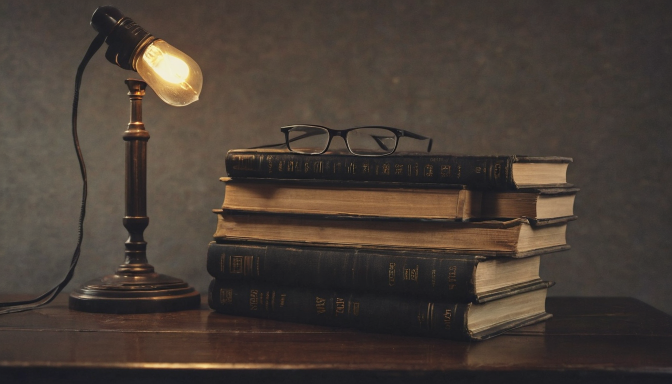
#> input picture F의연애/샘플/스톡혼합/images/R01.png, 1344 x 768 px (shown at 1/2 size)
$ python make_photos_v2.py '../../샘플/스톡혼합/images/R01.png' '../../샘플/스톡혼합/images/R01.png' '../../샘플/스톡혼합/images/R01.png'
#> lines starting #> are read from the running program, lines starting #| are printed output that depends on the picture
# Photos the owner sent for v2 (2026-10-24): "심리학자 존 볼비 연구팀은" and "행동경제학자 댄 애리얼리는" show these
# instead of the profile icon ("뒷 배경 사진을 첨부한 사진으로 넣어줘", "첨부한 두번째 사진을 배경으로 써주셈").
# The files are small (646x475, 560x373): stretched over 1920x1080 they would be 3x enlarged and soft, so each is
# placed whole in the middle at about 1.7x, on a blurred, darkened copy of itself that fills the 16:9 frame.
# The owner's photos are not committed (rights stay with the owner); the output goes to work/img/.
# usage: make_photos_v2.py bowlby.png ariely.png out_dir
import sys
from PIL import Image, ImageEnhance, ImageFilter

W, H = 1920, 1080


def compose(src, out, height=820, y_mid=0.47):
#> called with src = '../../샘플/스톡혼합/images/R01.png', height = 820, y_mid = 0.47
    im = Image.open(src).convert("RGB")
#> im is the input picture: PIL image 1344x768 RGB; mean R, G, B 73, 62, 54
    w, h = im.size
#> w = 1344; h = 768
    k = max(W / w, H / h)                                   # background: cover the frame, blur, darken
#> k = 1.43
    bg = im.resize((round(w * k), round(h * k)), Image.LANCZOS)
    x0, y0 = (bg.width - W) // 2, (bg.height - H) // 2
#> x0 = 0; y0 = 8
    bg = bg.crop((x0, y0, x0 + W, y0 + H)).filter(ImageFilter.GaussianBlur(28))
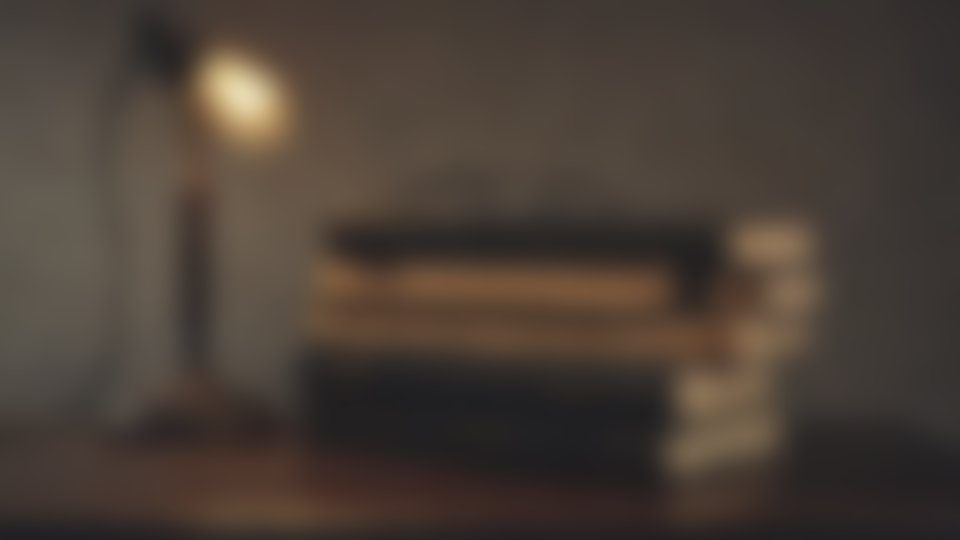
#> bg: PIL image 1920x1080 RGB (shown at 1/2 size); mean R, G, B 73.4, 62.3, 54.2
    bg = ImageEnhance.Brightness(bg).enhance(0.38)
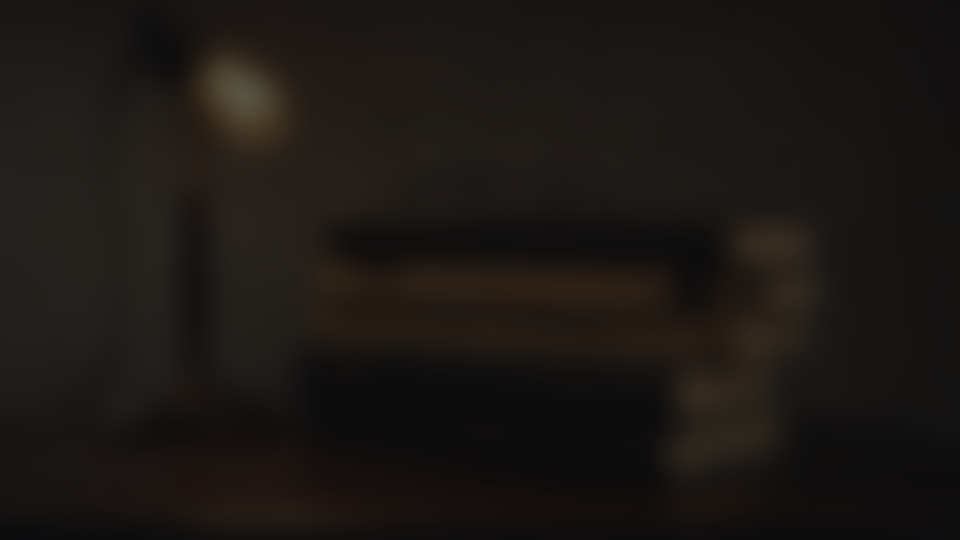
#> bg: PIL image 1920x1080 RGB (shown at 1/2 size); mean R, G, B 27.4, 23.2, 20.1
    fg = im.resize((round(w * height / h), height), Image.LANCZOS)
    bg.paste(fg, ((W - fg.width) // 2, round(H * y_mid - height / 2)))
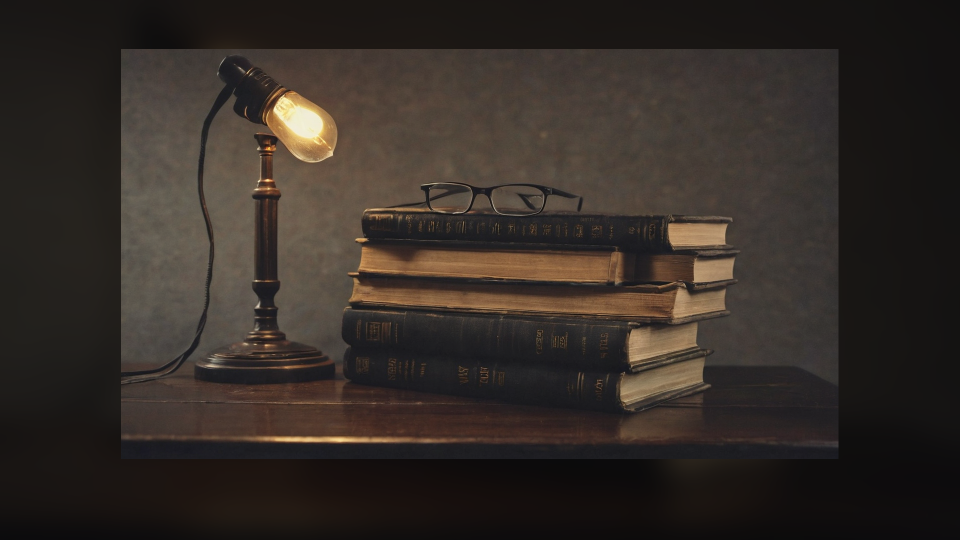
#> bg: PIL image 1920x1080 RGB (shown at 1/2 size); mean R, G, B 51.9, 44.3, 38.9
    bg.save(out)
    print(out, fg.size)
#| ../../샘플/스톡혼합/images/R01.png/bowlby_v2.png (1435, 820)


compose(sys.argv[1], f"{sys.argv[3]}/bowlby_v2.png")
compose(sys.argv[2], f"{sys.argv[3]}/ariely_v2.png")
#| ../../샘플/스톡혼합/images/R01.png/ariely_v2.png (1435, 820)
